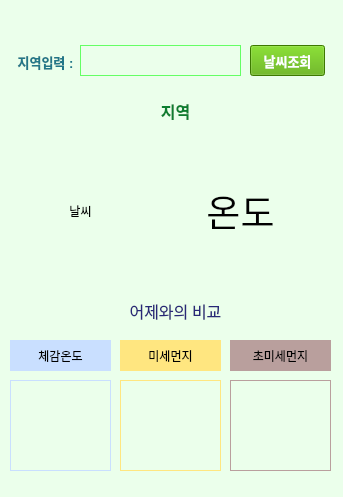
<?xml version="1.0" encoding="UTF-8"?>
<ui version="4.0">
 <class>MainWindow</class>
 <widget class="QMainWindow" name="MainWindow">
  <property name="geometry">
   <rect>
    <x>0</x>
    <y>0</y>
    <width>343</width>
    <height>497</height>
   </rect>
  </property>
  <property name="windowTitle">
   <string>MainWindow</string>
  </property>
  <property name="styleSheet">
   <string notr="true">background-color:rgb(235,255,235)</string>
  </property>
  <widget class="QWidget" name="centralwidget">
   <widget class="QLabel" name="label">
    <property name="geometry">
     <rect>
      <x>10</x>
      <y>46</y>
      <width>71</width>
      <height>31</height>
     </rect>
    </property>
    <property name="font">
     <font>
      <family>Arial</family>
      <pointsize>10</pointsize>
      <weight>75</weight>
      <bold>true</bold>
     </font>
    </property>
    <property name="styleSheet">
     <string notr="true">color:#227788</string>
    </property>
    <property name="text">
     <string>지역입력 :</string>
    </property>
    <property name="alignment">
     <set>Qt::AlignCenter</set>
    </property>
   </widget>
   <widget class="QLineEdit" name="input_area">
    <property name="geometry">
     <rect>
      <x>80</x>
      <y>45</y>
      <width>161</width>
      <height>31</height>
     </rect>
    </property>
    <property name="styleSheet">
     <string notr="true">border:solid; border-width: 1px; border-color:rgb(100, 255, 100)</string>
    </property>
   </widget>
   <widget class="QPushButton" name="weather_btn">
    <property name="geometry">
     <rect>
      <x>250</x>
      <y>45</y>
      <width>75</width>
      <height>31</height>
     </rect>
    </property>
    <property name="font">
     <font>
      <family>Agency FB</family>
      <pointsize>10</pointsize>
      <weight>75</weight>
      <bold>true</bold>
     </font>
    </property>
    <property name="styleSheet">
     <string notr="true">background-color:rgb(85, 170, 0);color:white
</string>
    </property>
    <property name="text">
     <string>날씨조회</string>
    </property>
   </widget>
   <widget class="QLabel" name="area_label">
    <property name="geometry">
     <rect>
      <x>50</x>
      <y>90</y>
      <width>251</width>
      <height>41</height>
     </rect>
    </property>
    <property name="font">
     <font>
      <family>Agency FB</family>
      <pointsize>12</pointsize>
      <weight>75</weight>
      <bold>true</bold>
     </font>
    </property>
    <property name="styleSheet">
     <string notr="true">color:rgb(12, 126, 48)</string>
    </property>
    <property name="text">
     <string>지역</string>
    </property>
    <property name="alignment">
     <set>Qt::AlignCenter</set>
    </property>
   </widget>
   <widget class="QLabel" name="weather_label">
    <property name="geometry">
     <rect>
      <x>20</x>
      <y>150</y>
      <width>121</width>
      <height>121</height>
     </rect>
    </property>
    <property name="text">
     <string>날씨</string>
    </property>
    <property name="alignment">
     <set>Qt::AlignCenter</set>
    </property>
   </widget>
   <widget class="QLabel" name="temp_label">
    <property name="geometry">
     <rect>
      <x>160</x>
      <y>150</y>
      <width>161</width>
      <height>121</height>
     </rect>
    </property>
    <property name="font">
     <font>
      <family>휴먼모음T</family>
      <pointsize>28</pointsize>
     </font>
    </property>
    <property name="text">
     <string>온도</string>
    </property>
    <property name="alignment">
     <set>Qt::AlignCenter</set>
    </property>
   </widget>
   <widget class="QLabel" name="label_5">
    <property name="geometry">
     <rect>
      <x>10</x>
      <y>340</y>
      <width>101</width>
      <height>31</height>
     </rect>
    </property>
    <property name="font">
     <font>
      <family>휴먼엑스포</family>
      <weight>50</weight>
      <bold>false</bold>
     </font>
    </property>
    <property name="styleSheet">
     <string notr="true">background-color:rgb(201, 223, 255)</string>
    </property>
    <property name="text">
     <string>체감온도</string>
    </property>
    <property name="alignment">
     <set>Qt::AlignCenter</set>
    </property>
   </widget>
   <widget class="QLabel" name="label_6">
    <property name="geometry">
     <rect>
      <x>120</x>
      <y>340</y>
      <width>101</width>
      <height>31</height>
     </rect>
    </property>
    <property name="font">
     <font>
      <family>휴먼엑스포</family>
      <weight>50</weight>
      <bold>false</bold>
     </font>
    </property>
    <property name="styleSheet">
     <string notr="true">background-color:rgb(255, 230, 128)</string>
    </property>
    <property name="text">
     <string>미세먼지</string>
    </property>
    <property name="alignment">
     <set>Qt::AlignCenter</set>
    </property>
   </widget>
   <widget class="QLabel" name="label_7">
    <property name="geometry">
     <rect>
      <x>230</x>
      <y>340</y>
      <width>101</width>
      <height>31</height>
     </rect>
    </property>
    <property name="font">
     <font>
      <family>휴먼엑스포</family>
      <weight>50</weight>
      <bold>false</bold>
     </font>
    </property>
    <property name="styleSheet">
     <string notr="true">background-color:rgb(185, 159, 157)</string>
    </property>
    <property name="text">
     <string>초미세먼지</string>
    </property>
    <property name="alignment">
     <set>Qt::AlignCenter</set>
    </property>
   </widget>
   <widget class="QLabel" name="dust2_label">
    <property name="geometry">
     <rect>
      <x>230</x>
      <y>380</y>
      <width>101</width>
      <height>91</height>
     </rect>
    </property>
    <property name="font">
     <font>
      <family>Agency FB</family>
      <pointsize>18</pointsize>
      <weight>50</weight>
      <bold>false</bold>
     </font>
    </property>
    <property name="styleSheet">
     <string notr="true">border:solid; border-width: 1px; border-color:rgb(185, 159, 157);color:#994444</string>
    </property>
    <property name="text">
     <string/>
    </property>
    <property name="alignment">
     <set>Qt::AlignCenter</set>
    </property>
   </widget>
   <widget class="QLabel" name="s_temp_label">
    <property name="geometry">
     <rect>
      <x>10</x>
      <y>380</y>
      <width>101</width>
      <height>91</height>
     </rect>
    </property>
    <property name="font">
     <font>
      <family>Agency FB</family>
      <pointsize>20</pointsize>
      <weight>75</weight>
      <bold>true</bold>
     </font>
    </property>
    <property name="styleSheet">
     <string notr="true">border:solid; border-width: 1px; border-color:rgb(201, 223, 255);color:rgb(255, 147, 133)</string>
    </property>
    <property name="text">
     <string/>
    </property>
    <property name="alignment">
     <set>Qt::AlignCenter</set>
    </property>
   </widget>
   <widget class="QLabel" name="dust1_label">
    <property name="geometry">
     <rect>
      <x>120</x>
      <y>380</y>
      <width>101</width>
      <height>91</height>
     </rect>
    </property>
    <property name="font">
     <font>
      <family>Agency FB</family>
      <pointsize>18</pointsize>
      <weight>50</weight>
      <bold>false</bold>
     </font>
    </property>
    <property name="styleSheet">
     <string notr="true">border:solid; border-width: 1px; border-color:rgb(255, 230, 128);color:rgb(62, 230, 255)</string>
    </property>
    <property name="text">
     <string/>
    </property>
    <property name="alignment">
     <set>Qt::AlignCenter</set>
    </property>
   </widget>
   <widget class="QLabel" name="compare_label">
    <property name="geometry">
     <rect>
      <x>20</x>
      <y>300</y>
      <width>311</width>
      <height>21</height>
     </rect>
    </property>
    <property name="font">
     <font>
      <family>휴먼모음T</family>
      <pointsize>12</pointsize>
     </font>
    </property>
    <property name="styleSheet">
     <string notr="true">color:rgb(40, 40, 120)</string>
    </property>
    <property name="text">
     <string>어제와의 비교</string>
    </property>
    <property name="alignment">
     <set>Qt::AlignCenter</set>
    </property>
   </widget>
  </widget>
  <widget class="QStatusBar" name="statusbar"/>
 </widget>
 <resources/>
 <connections/>
</ui>
